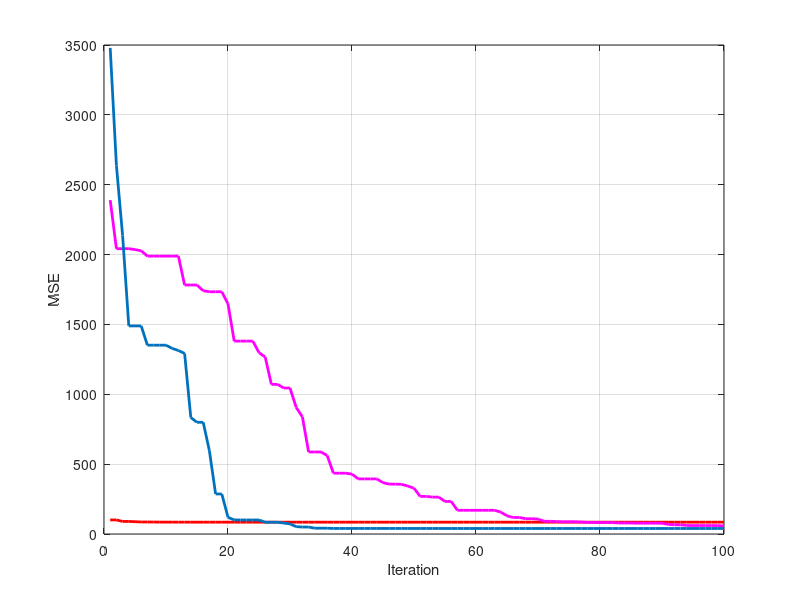

Recreate this plot in MATLAB.
figure;
load cocomo1.mat
%semilogy(BestCost,'LineWidth',2);
plot(BestCost,'LineWidth',2,Color='r');
xlabel('Iteration');
ylabel('MSE');
grid on;
hold on;
load cocomo2.mat
%semilogy(BestCost,'LineWidth',2);
plot(BestCost,'LineWidth',2,Color='m');
load cocomo3.mat
%semilogy(BestCost,'LineWidth',2);
plot(BestCost,'LineWidth',2);